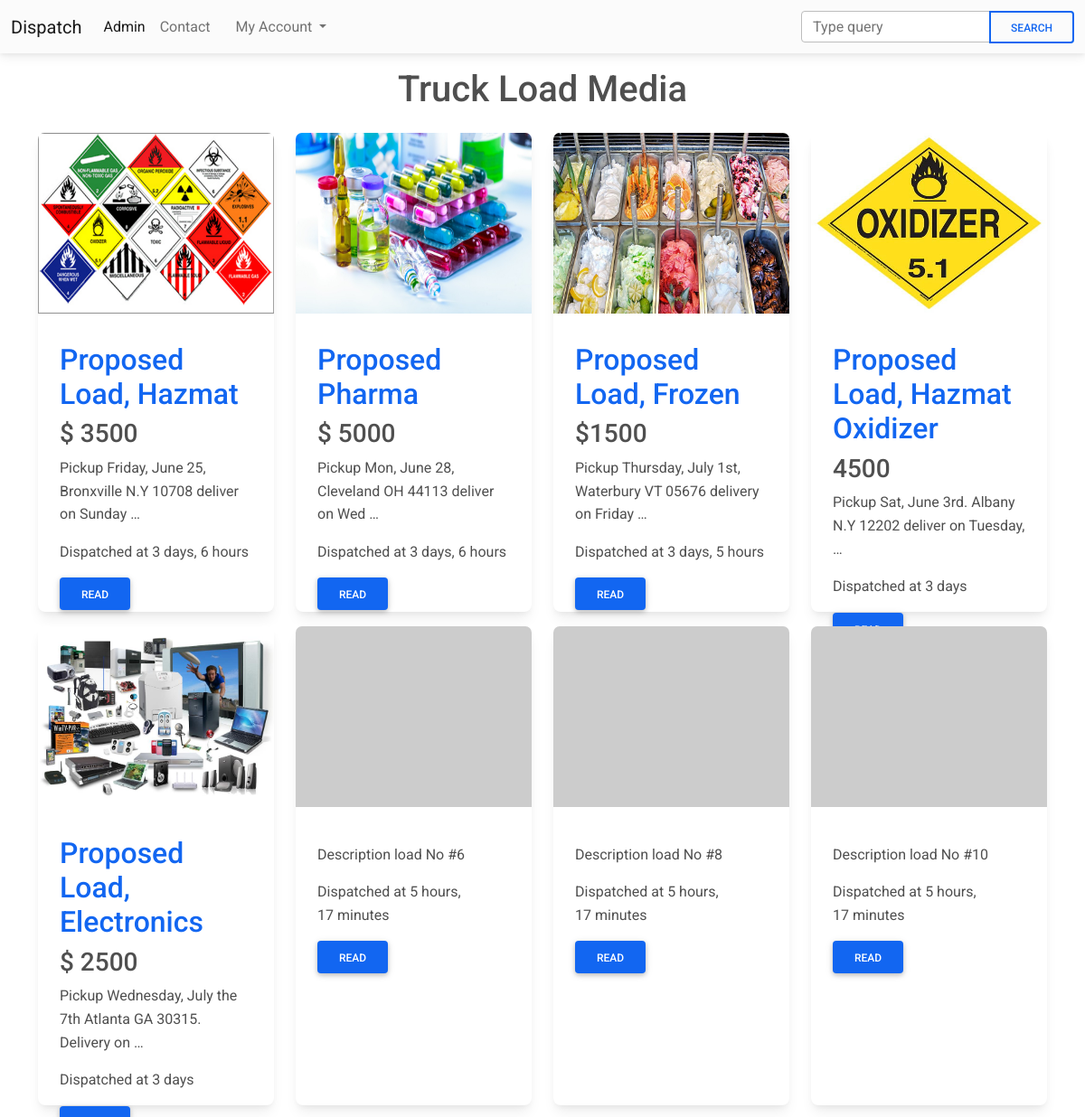
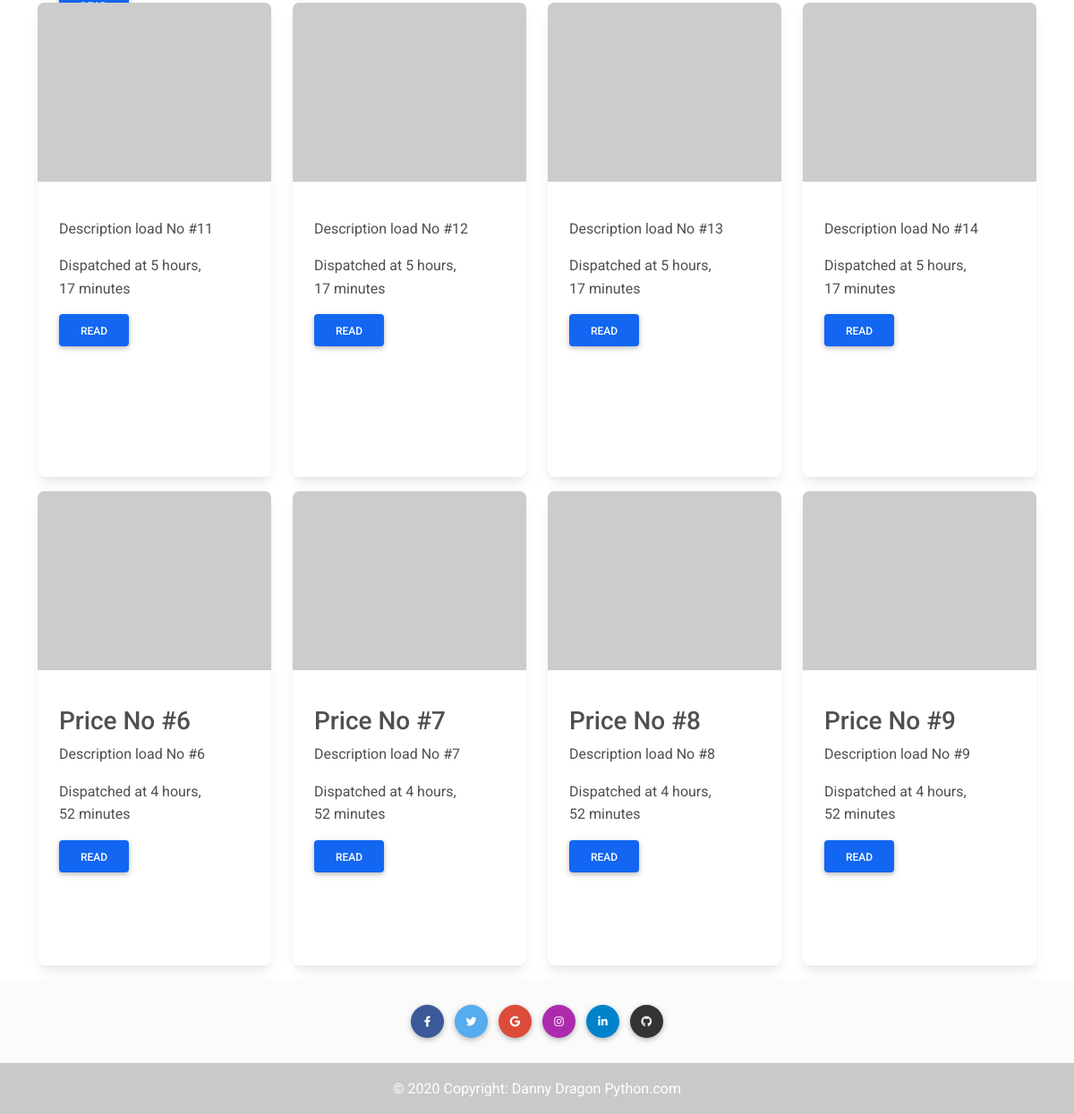
The page / on the database its author committed (2 pictures, top to bottom).
### blog/models.py (models this page shows, shortened)
class Load(models.Model):
    price = models.CharField(max_length=20)
    title = models.CharField(max_length=50)
    category = models.ForeignKey(Category, on_delete=models.CASCADE)
    desc = models.TextField()
    image = models.ImageField()
    created_at = models.DateTimeField(auto_now_add=True)
    update_at = models.DateTimeField(auto_now = True)

### blog/views.py (the view)
# urls.py: path('', views.home, name='home'),
def home(request):
    list_loads = Load.objects.all()
    context={"list_loads": list_loads}
    return render(request, "index.html", context)

### blog/templates/index.html
{% extends 'base.html' %}
{% block content %}
<h1 class="text-center mt-3">Truck Load Media</h1>
<div class="container">
    <div class="row">
        {% for load in list_loads %}
        <div class="col-12 col-md-6 col-lg-3 col-xl-3">
            <div class="card mt-3" style="height: 530px;">
                {% if load.image == "http://default" %}
                <a href="{% url 'detail' load.id %}">
                    <img src="https://via.placeholder.com/400x300" class="card-img-top" alt="logo load image"
                        style="height: 200px;" />
                </a>
                {% else %}
                <a href="{% url 'detail' load.id %}">
                    <img src="{{ load.image.url }}" class="card-img-top" alt="logo load image" style="height: 200px;" />
                </a>
                {% endif %}
                <div class="card-body mt-2">
                    <h2 class="card-title"><a href="{% url 'detail' load.id %}">{{load.title}}</a></h2>
                    <h3 class="card-title">{{load.price}}</h3>
                    <p class="card-text">{{load.desc |truncatewords:10}}</p>
                    <p class="card-text">Dispatched at {{load.created_at|timesince}}</p>
                    <a href="{% url 'detail' load.id %}" class="btn btn-primary">Read</a>
                </div>
            </div>
        </div>
        {% endfor %}
    </div>
</div>
{% endblock %}

### blog/templates/base.html (shortened to what this page needs)
<!DOCTYPE html>
{% load static %}
<html lang="en">
<head>
    <link rel="stylesheet" href="https://use.fontawesome.com/releases/v5.15.2/css/all.css" />
    <link rel="stylesheet" href="{% static 'css/mdb.min.css' %}" />
</head>
</head>
<body>
    {% include '_nav.html' %}
    {% block content %}{% endblock %}
    {% include '_footer.html' %}
</body>
</html>

### blog/templates/_nav.html (shortened to what this page needs)
<nav class="navbar navbar-expand-lg navbar-light bg-light">
    <div class="container-fluid">
        <a class="navbar-brand" href="#">Dispatch</a>
        <div class="collapse navbar-collapse" id="navbarTogglerDemo02">
            <ul class="navbar-nav me-auto mb-2 mb-lg-0">
                <li class="nav-item">
                    <a class="nav-link active" aria-current="page" href="#">Admin</a>
                </li>
                <li class="nav-item">
                    <a class="nav-link" href="#">Contact</a>
                </li>
                <div class="container-fluid">
                    <ul class="navbar-nav">
                        <li class="nav-item dropdown">
                            <a class="nav-link dropdown-toggle" href="#" id="navbarDropdownMenuLink" role="button"
                                data-mdb-toggle="dropdown" aria-expanded="false">
                                My Account
                            </a>
                        </li>
                    </ul>
                </div>
            </ul>
            <form class="d-flex input-group w-auto">
                <input type="search" class="form-control" placeholder="Type query" aria-label="Search" />
                <button class="btn btn-outline-primary" type="button" data-mdb-ripple-color="dark">
                    Search
                </button>
            </form>
        </div>
    </div>
</nav>

### blog/templates/_footer.html
<footer class="bg-light text-center text-white mt-3">
    <div class="container p-4 pb-0">
        <section class="mb-4">
            <a class="btn btn-primary btn-floating m-1" style="background-color: #3b5998;" href="#!" role="button"><i
                    class="fab fa-facebook-f"></i></a>
            <a class="btn btn-primary btn-floating m-1" style="background-color: #55acee;" href="#!" role="button"><i
                    class="fab fa-twitter"></i></a>
            <a class="btn btn-primary btn-floating m-1" style="background-color: #dd4b39;" href="#!" role="button"><i
                    class="fab fa-google"></i></a>
            <a class="btn btn-primary btn-floating m-1" style="background-color: #ac2bac;" href="#!" role="button"><i
                    class="fab fa-instagram"></i></a>
            <a class="btn btn-primary btn-floating m-1" style="background-color: #0082ca;" href="#!" role="button"><i
                    class="fab fa-linkedin-in"></i></a>
            <a class="btn btn-primary btn-floating m-1" style="background-color: #333333;" href="#!" role="button"><i
                    class="fab fa-github"></i></a>
        </section>
    </div>
    <div class="text-center p-3" style="background-color: rgba(0, 0, 0, 0.2);">
        © 2020 Copyright:
        <a class="text-white" href="https://mdbootstrap.com/">Danny Dragon Python.com</a>
    </div>
</footer>

### rows shown on the page
Load: image (picture), title "Proposed Load, Hazmat", price "$ 3500", desc "Pickup Friday, June 25, Bronxville N.Y 10708 deliver on Sunday …", created_at "3 days, 6 hours"
Load: image (picture), title "Proposed Pharma", price "$ 5000", desc "Pickup Mon, June 28, Cleveland OH 44113 deliver on Wed …", created_at "3 days, 6 hours"
Load: image (picture), title "Proposed Load, Frozen", price "$1500", desc "Pickup Thursday, July 1st, Waterbury VT 05676 delivery on Friday …", created_at "3 days, 5 hours"
Load: image (picture), title "Proposed Load, Hazmat Oxidizer", price "4500", desc "Pickup Sat, June 3rd. Albany N.Y 12202 deliver on Tuesday, …", created_at "3 days"
Load: image (picture), title "Proposed Load, Electronics", price "$ 2500", desc "Pickup Wednesday, July the 7th Atlanta GA 30315. Delivery on …", created_at "3 days"
Load: desc "Description load No #6", created_at "5 hours, 17 minutes"
Load: desc "Description load No #8", created_at "5 hours, 17 minutes"
Load: desc "Description load No #10", created_at "5 hours, 17 minutes"
Load: desc "Description load No #11", created_at "5 hours, 17 minutes"
Load: desc "Description load No #12", created_at "5 hours, 17 minutes"
Load: desc "Description load No #13", created_at "5 hours, 17 minutes"
Load: desc "Description load No #14", created_at "5 hours, 17 minutes"
Load: price "Price No #6", desc "Description load No #6", created_at "4 hours, 52 minutes"
Load: price "Price No #7", desc "Description load No #7", created_at "4 hours, 52 minutes"
Load: price "Price No #8", desc "Description load No #8", created_at "4 hours, 52 minutes"
Load: price "Price No #9", desc "Description load No #9", created_at "4 hours, 52 minutes"
